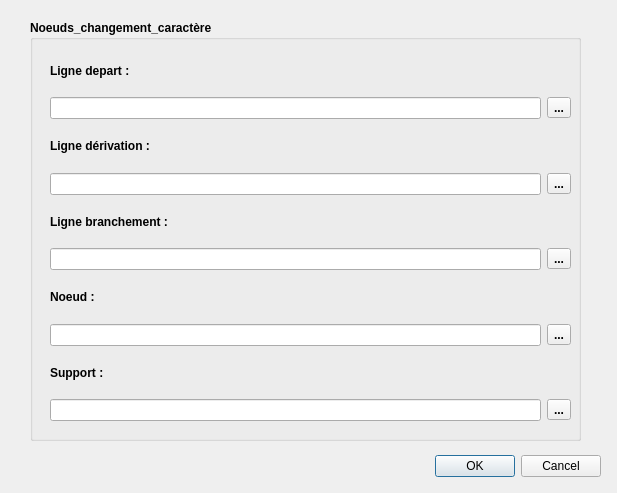
<?xml version="1.0" encoding="UTF-8"?>
<ui version="4.0">
 <class>Dialog</class>
 <widget class="QDialog" name="Dialog">
  <property name="geometry">
   <rect>
    <x>0</x>
    <y>0</y>
    <width>617</width>
    <height>493</height>
   </rect>
  </property>
  <property name="windowTitle">
   <string>Noeud changement de caractère</string>
  </property>
  <widget class="QDialogButtonBox" name="buttonBox">
   <property name="geometry">
    <rect>
     <x>260</x>
     <y>450</y>
     <width>341</width>
     <height>32</height>
    </rect>
   </property>
   <property name="orientation">
    <enum>Qt::Horizontal</enum>
   </property>
   <property name="standardButtons">
    <set>QDialogButtonBox::Cancel|QDialogButtonBox::Ok</set>
   </property>
  </widget>
  <widget class="QGroupBox" name="groupBox_2">
   <property name="geometry">
    <rect>
     <x>30</x>
     <y>20</y>
     <width>551</width>
     <height>421</height>
    </rect>
   </property>
   <property name="font">
    <font>
     <weight>75</weight>
     <bold>true</bold>
    </font>
   </property>
   <property name="title">
    <string>Noeuds_changement_caractère</string>
   </property>
   <widget class="QWidget" name="gridLayoutWidget">
    <property name="geometry">
     <rect>
      <x>20</x>
      <y>30</y>
      <width>521</width>
      <height>371</height>
     </rect>
    </property>
    <layout class="QGridLayout" name="gridLayout">
     <item row="5" column="0">
      <widget class="QLabel" name="label_3">
       <property name="text">
        <string>Ligne dérivation : </string>
       </property>
      </widget>
     </item>
     <item row="8" column="0">
      <widget class="QLineEdit" name="lineEdit_3"/>
     </item>
     <item row="9" column="0">
      <widget class="QLabel" name="label_5">
       <property name="text">
        <string>Noeud : </string>
       </property>
      </widget>
     </item>
     <item row="7" column="0">
      <widget class="QLabel" name="label_4">
       <property name="text">
        <string>Ligne branchement : </string>
       </property>
      </widget>
     </item>
     <item row="13" column="0">
      <widget class="QLineEdit" name="lineEdit_5"/>
     </item>
     <item row="3" column="0">
      <widget class="QLineEdit" name="lineEdit"/>
     </item>
     <item row="10" column="0">
      <widget class="QLineEdit" name="lineEdit_4"/>
     </item>
     <item row="6" column="0">
      <widget class="QLineEdit" name="lineEdit_2"/>
     </item>
     <item row="0" column="0">
      <widget class="QLabel" name="label">
       <property name="text">
        <string>Ligne depart : </string>
       </property>
      </widget>
     </item>
     <item row="12" column="0">
      <widget class="QLabel" name="label_2">
       <property name="text">
        <string>Support : </string>
       </property>
      </widget>
     </item>
     <item row="3" column="1">
      <widget class="QToolButton" name="toolButton">
       <property name="text">
        <string>...</string>
       </property>
      </widget>
     </item>
     <item row="6" column="1">
      <widget class="QToolButton" name="toolButton_2">
       <property name="text">
        <string>...</string>
       </property>
      </widget>
     </item>
     <item row="8" column="1">
      <widget class="QToolButton" name="toolButton_3">
       <property name="text">
        <string>...</string>
       </property>
      </widget>
     </item>
     <item row="10" column="1">
      <widget class="QToolButton" name="toolButton_4">
       <property name="text">
        <string>...</string>
       </property>
      </widget>
     </item>
     <item row="13" column="1">
      <widget class="QToolButton" name="toolButton_5">
       <property name="text">
        <string>...</string>
       </property>
      </widget>
     </item>
    </layout>
   </widget>
  </widget>
 </widget>
 <resources/>
 <connections/>
</ui>
